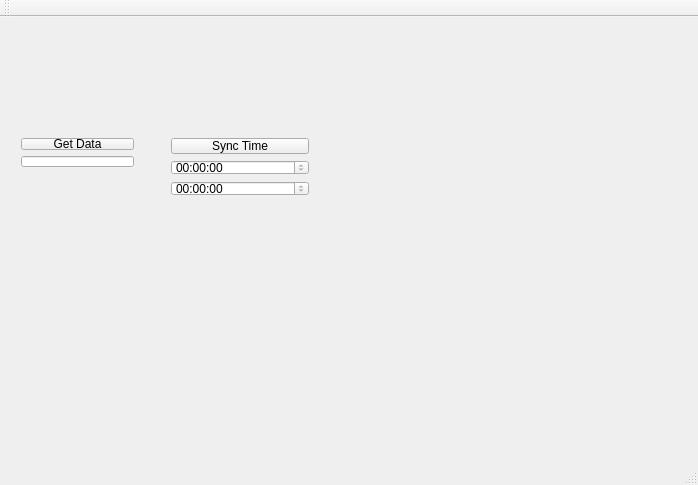
<?xml version="1.0" encoding="UTF-8"?>
<ui version="4.0">
 <class>MainWindow</class>
 <widget class="QMainWindow" name="MainWindow">
  <property name="geometry">
   <rect>
    <x>0</x>
    <y>0</y>
    <width>698</width>
    <height>485</height>
   </rect>
  </property>
  <property name="windowTitle">
   <string>MainWindow</string>
  </property>
  <widget class="QWidget" name="centralWidget">
   <widget class="QWidget" name="verticalLayoutWidget">
    <property name="geometry">
     <rect>
      <x>10</x>
      <y>110</y>
      <width>135</width>
      <height>51</height>
     </rect>
    </property>
    <layout class="QVBoxLayout" name="verticalLayout">
     <item>
      <widget class="QPushButton" name="DataButton">
       <property name="text">
        <string>Get Data</string>
       </property>
      </widget>
     </item>
     <item>
      <widget class="QLineEdit" name="DataLine"/>
     </item>
    </layout>
   </widget>
   <widget class="QWidget" name="verticalLayoutWidget_2">
    <property name="geometry">
     <rect>
      <x>160</x>
      <y>110</y>
      <width>160</width>
      <height>80</height>
     </rect>
    </property>
    <layout class="QVBoxLayout" name="verticalLayout_2">
     <item>
      <widget class="QPushButton" name="pushButton">
       <property name="text">
        <string>Sync Time</string>
       </property>
      </widget>
     </item>
     <item>
      <widget class="QTimeEdit" name="StationTime">
       <property name="enabled">
        <bool>true</bool>
       </property>
       <property name="readOnly">
        <bool>true</bool>
       </property>
      </widget>
     </item>
     <item>
      <widget class="QTimeEdit" name="RemoteTime">
       <property name="enabled">
        <bool>true</bool>
       </property>
       <property name="readOnly">
        <bool>true</bool>
       </property>
      </widget>
     </item>
    </layout>
   </widget>
  </widget>
  <widget class="QMenuBar" name="menuBar">
   <property name="geometry">
    <rect>
     <x>0</x>
     <y>0</y>
     <width>698</width>
     <height>21</height>
    </rect>
   </property>
  </widget>
  <widget class="QToolBar" name="mainToolBar">
   <attribute name="toolBarArea">
    <enum>TopToolBarArea</enum>
   </attribute>
   <attribute name="toolBarBreak">
    <bool>false</bool>
   </attribute>
  </widget>
  <widget class="QStatusBar" name="statusBar"/>
 </widget>
 <layoutdefault spacing="6" margin="11"/>
 <resources/>
 <connections/>
</ui>
